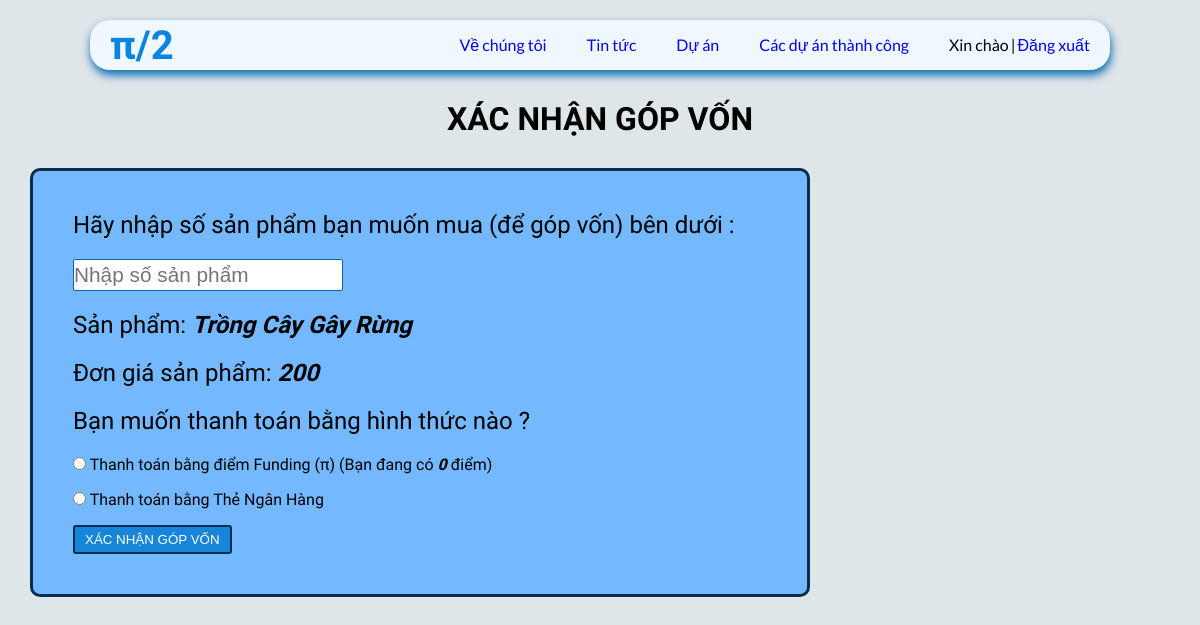
The page /projects/Project_1/fund/ (signed in) on the database its author committed.
### viewproject/models.py (models this page shows)
class Project(models.Model):
    Title=models.CharField(max_length=50)
    ShortDescribe=models.TextField(default='',max_length=70)
    Content=models.TextField(default='',max_length=50)
    Owner=models.ForeignKey(User,on_delete=models.CASCADE)
    Category_Choices=[
        ('uncategorized','Chưa phân loại'),
        ('cong-nghe','Công nghệ'),
        ('dich-vu','Dịch vụ'),
        ('du-lich','Du lịch'),
        ('nong-nghiep','Nông nghiệp'),
        ('giao-duc','Giáo dục'),
    ]
    Category=models.CharField(default='',choices=Category_Choices,max_length=20)
    Image=models.ImageField( null=True, blank=True, upload_to="")
    Image_Content=models.ImageField( null=True, blank=True,upload_to="")
    GoalFund=models.IntegerField(default=0)
    RecentFund=models.IntegerField(default=0)
    DateEnd=models.DateTimeField(auto_now=True)
    IsSuccessfull=models.BooleanField(default=False)
    Location=models.CharField(default='',max_length=50)
    Price=models.IntegerField(default=0)

### user/models.py (models this page shows)
class User(AbstractUser):
    Money=models.IntegerField(default=0)
    Image=models.ImageField(default="/static/images/default_avatar.jpg")
    Phone=models.CharField(default='',max_length=15)

### viewproject/views.py (the view)
# urls.py: path('Project_<int:Project_id>/fund/', views.e, name='fund'),
def e(request,Project_id):
    p=Project.objects.get(pk=Project_id)
    context={
        "p":p,
    }
    return render(request,"thanhtoanContent.html",context)

### viewproject/templates/thanhtoanContent.html (shortened to what this page needs)
{% extends 'baseThanhToan.html' %}
{% block contents %}
<h1 class="xn">XÁC NHẬN GÓP VỐN</h1>
<div class="noi_dung">
    <form action="{% url 'XN' p.id %}" method="post">
    <p>Hãy nhập số sản phẩm bạn muốn mua (để góp vốn) bên dưới : </p>
    <input type="number" name="num" min="0" placeholder="Nhập số sản phẩm">
    <p>Sản phẩm: <i><b>{{p.Title}}</b></i></p>
    <p>Đơn giá sản phẩm: <i><b>{{p.Price}}</b></i></p>
    <p>Bạn muốn thanh toán bằng hình thức nào ?</p>
    <div>
        <input type="radio" value="1" name="choice">
        <span>Thanh toán bằng điểm Funding (π) </span>
        <span>(Bạn đang có <i><b>{{user.Money}}</b></i> điểm)</span>
    </div>
    <div>
        <input type="radio" value="2" name="choice">
        <span>Thanh toán bằng Thẻ Ngân Hàng </span>
    </div>
    <button type="submit">XÁC NHẬN GÓP VỐN</button>
    </form>
</div>
{% endblock %}

### static/css/thanhtoan.css (style rules this page uses)
* { margin: 0; padding: 0; box-sizing: border-box; }
body { font-family: 'Fira Sans', sans-serif; background-color: #dfe6e9; }
.xn { width: fit-content; margin: 0 auto; margin-bottom: 30px; }
.noi_dung { padding: 40px; margin: 0 0 20px 30px; border-radius: 10px; border: 3.5px solid #052e4e; background-color:#74b9ff ; width: 65%; }
.noi_dung input { font-size: 130%; line-height: 30px; margin-bottom: 20px; border-radius: 2px; border: 1.5px solid #0768b3; }
.noi_dung p { margin-bottom: 20px; font-size: 150%; }
.noi_dung button { padding: 5px 10px; border-radius: 3px; border: solid 2px #052e4e; font-size: 1; color: #fff; background-color: #1685da; cursor: pointer; }

### rows shown on the page
Project: Title "Trồng Cây Gây Rừng", Price "200"
User: Money "0"
